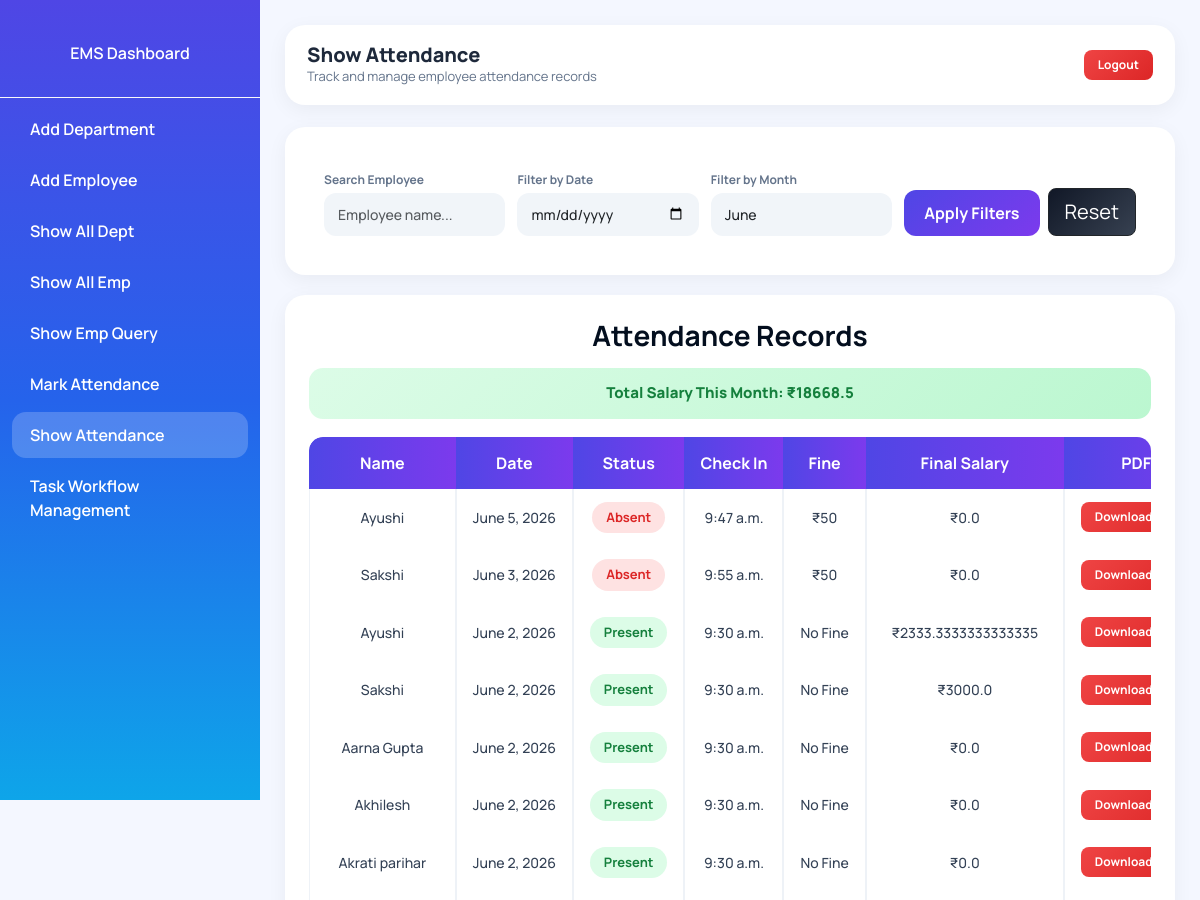
Before: /show_attendance/ (upper part) with the older database file.
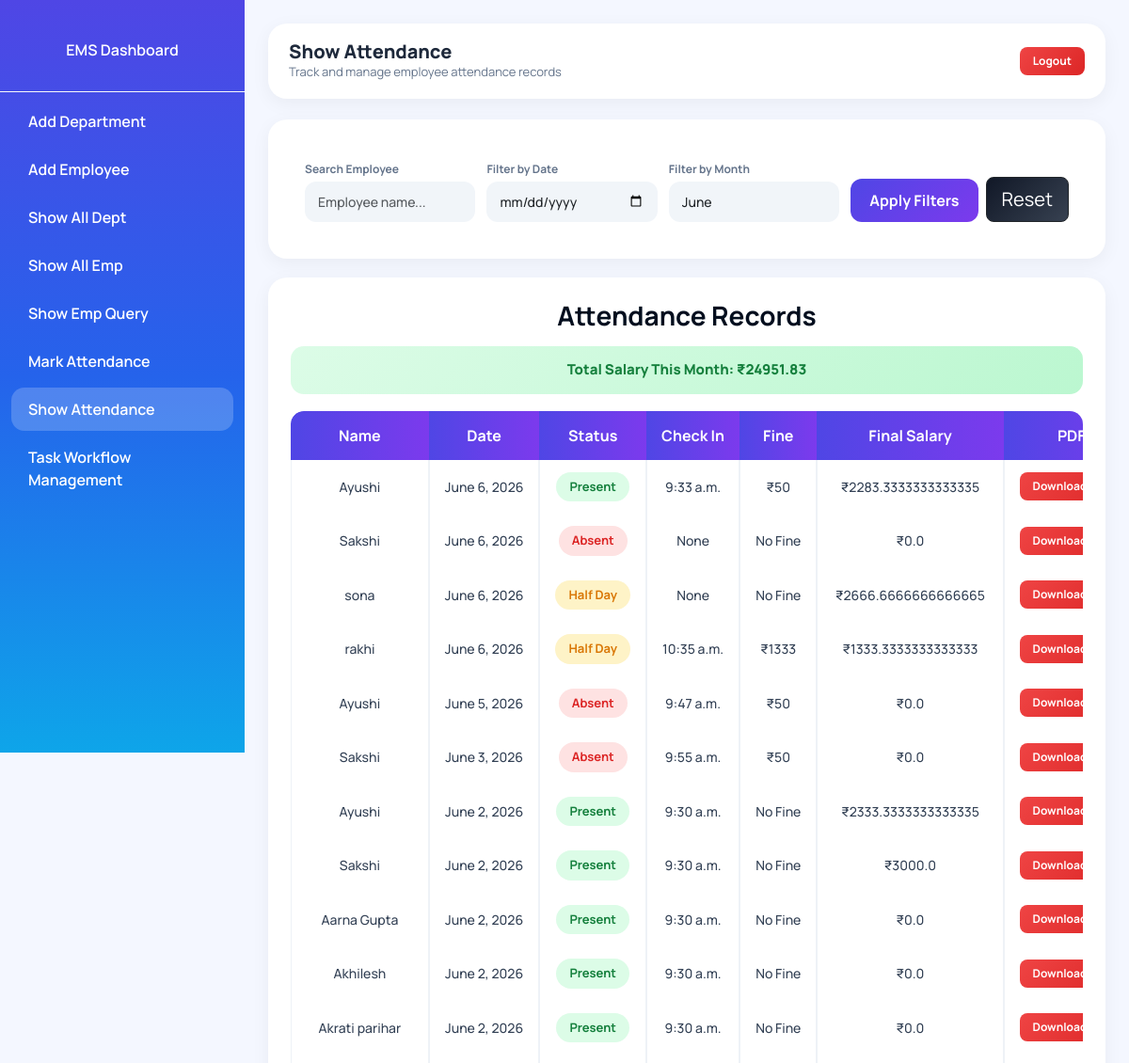
After: the same page with the newer database file.
### app/models.py (models this page shows, shortened)
class Attendance(models.Model):
    STATUS_CHOICES = (
        ('Present', 'Present'),
        ('Absent', 'Absent'),
        ('Half Day', 'Half Day'),
    )
    employee = models.ForeignKey(AddEmployee, on_delete=models.CASCADE)
    date = models.DateField(default=date.today)
    status = models.CharField(max_length=20, choices=STATUS_CHOICES)
    check_in_time = models.TimeField(
    null=True,
    blank=True
)
    late_fine = models.IntegerField(default=0)
    final_salary = models.FloatField(default=0)
    class Meta:
        unique_together = ('employee', 'date')

class AddEmployee(models.Model):
    name = models.CharField(
        max_length=100,
        validators=[MaxLengthValidator(10), MinLengthValidator(3)],
        error_messages={
            'min_length': 'Name must contain at least 3 characters.',
            'max_length': 'Name cannot exceed 20 characters.'
        }
    )
    email = models.EmailField(unique=True)
    contact = models.CharField(
        max_length=15,
        validators=[Emp_contact]
    )
    image = models.ImageField(
        upload_to='employee_images/',
        blank=True,
        null=True
    )
    password = models.CharField(max_length=128)
    department = models.CharField(max_length=50, null=True)
    d_code = models.CharField(max_length=20, null=True)
    d_des = models.CharField(max_length=50, null=True)
    joining_date = models.DateField(null=True, blank=True)
    salary = models.IntegerField(null=True, blank=True)
    is_team_leader = models.BooleanField(default=False)
    reporting_to = models.ForeignKey('self', on_delete=models.SET_NULL, null=True, blank=True, related_name='team_members')

### app/views.py (the view)
# urls.py: path('show_attendance/', show_attendance, name='show_attendance'),
def show_attendance(request):
    today = date.today()
    month = request.GET.get('month')
    if month:
        month = int(month)
    else:
        month = today.month
    emp_id = request.GET.get('emp')
    search = request.GET.get('search', '').strip()
    date_filter = request.GET.get('date')
    base_qs = Attendance.objects.filter(
        date__month=month,
        date__year=today.year
    )
    if emp_id:
        base_qs = base_qs.filter(employee_id=emp_id)
    if search:
        base_qs = base_qs.filter(
            employee__name__icontains=search
        )
    if date_filter:
        base_qs = base_qs.filter(date=date_filter)
    attendance = base_qs.order_by('-date')
    total_salary = sum(i.final_salary for i in attendance)
    total_present = base_qs.filter(status="Present").count()
    total_absent = base_qs.filter(status="Absent").count()
    total_half = base_qs.filter(status="Half Day").count()
    total = base_qs.count()
    percentage = 0
    if total > 0:
        percentage = (
            (total_present + (total_half * 0.5)) / total
        ) * 100
    employees = Attendance.objects.select_related(
        'employee'
    ).values(
        'employee__id',
        'employee__name'
    ).distinct()
    context = {
        'attendance': attendance,
        'employees': employees,
        'total_present': total_present,
        'total_absent': total_absent,
        'total_half': total_half,
        'percentage': round(percentage, 2),
        'month': month,
        'total_salary': round(total_salary, 2),
        'search': search,
        'date_filter': date_filter,
        'emp_id': emp_id,
    }
    return render(request, 'show_attendance.html', context)

### app/templates/show_attendance.html (shortened to what the changed rows need)
{% load static %}
<!DOCTYPE html>
<html lang="en">
<head>
    <link href="https://cdn.jsdelivr.net/npm/bootstrap@5.3.2/dist/css/bootstrap.min.css" rel="stylesheet">
</head>
<body>
<div class="wrapper">
    <div class="main-content">
        <div class="topbar">
            <div style="display:flex;align-items:center;gap:12px;">
                <div>
                    <h2>Show Attendance</h2>
                </div>
            </div>
        </div>
        <div class="card p-4">
            <h3 class="text-center fw-bold mb-3">Attendance Records</h3>
            <div class="salary-alert">Total Salary This Month: ₹{{ total_salary }}</div>
            <div class="table-responsive">
                <table class="table table-bordered table-hover text-center">
                    <thead>
                        <tr>
                            <th>Name</th>
                            <th>Date</th>
                            <th>Status</th>
                            <th>Check In</th>
                            <th>Fine</th>
                            <th>Final Salary</th>
                            <th>PDF</th>
                        </tr>
                    </thead>
                    <tbody>
                        {% for i in attendance %}
                        <tr>
                            <td>{{ i.employee.name }}</td>
                            <td>{{ i.date }}</td>
                            <td>
                                {% if i.status == "Present" %}
                                    <span class="status-present">Present</span>
                                {% elif i.status == "Absent" %}
                                    <span class="status-absent">Absent</span>
                                {% else %}
                                    <span class="status-half">Half Day</span>
                                {% endif %}
                            </td>
                            <td>{{ i.check_in_time }}</td>
                            <td>{% if i.late_fine > 0 %}₹{{ i.late_fine }}{% else %}No Fine{% endif %}</td>
                            <td>₹{{ i.final_salary }}</td>
                            <td>
                                <a href="{% url 'attendance_pdf' i.employee.id %}" class="btn btn-danger btn-sm">
                                    Download PDF
                                </a>
                            </td>
                        </tr>
                        {% endfor %}
                    </tbody>
                </table>
            </div>
        </div>
    </div>
</div>
</body>
</html>

Changed rows visible on the page:
added Attendance: employee.name "Ayushi", date "June 6, 2026", status "Present", check_in_time "9:33 a.m.", late_fine "50", final_salary "2283.3333333333335"
added Attendance: employee.name "Sakshi", date "June 6, 2026", status "Absent", check_in_time "None", late_fine "No Fine", final_salary "0.0"
added Attendance: employee.name "sona", date "June 6, 2026", status "Half Day", check_in_time "None", late_fine "No Fine", final_salary "2666.6666666666665"
added Attendance: employee.name "rakhi", date "June 6, 2026", status "Half Day", check_in_time "10:35 a.m.", late_fine "1333", final_salary "1333.3333333333333"
Other visible differences:
{{ total_salary }}: "18668.5" → "24951.83"
